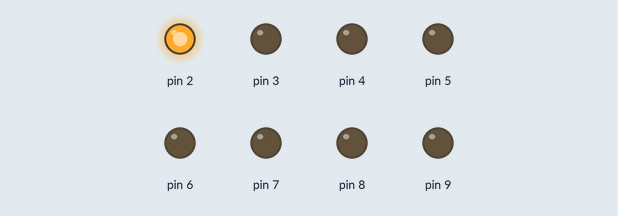
Simulated run of this sketch. Board: Arduino Uno, built with avr-gcc and run on an emulated ATmega328P. Shown: output pins drawn as LEDs (lit = HIGH).

Above: at 0.07 s.
At 1.27 s:
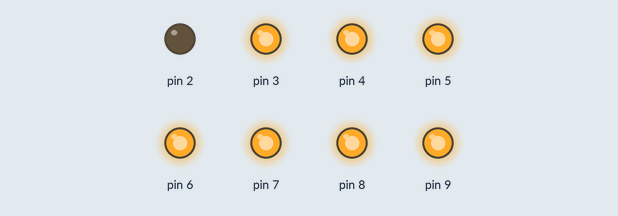
At 2.5 s:
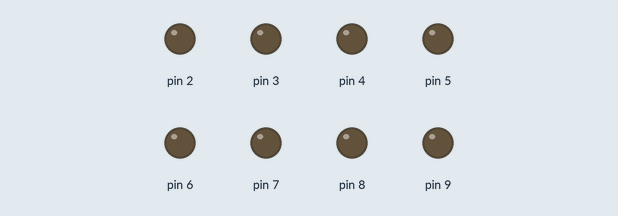
At 3.4 s:
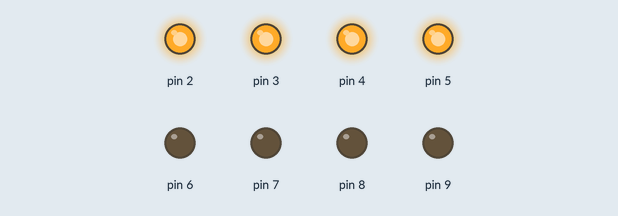
At 4.4 s:
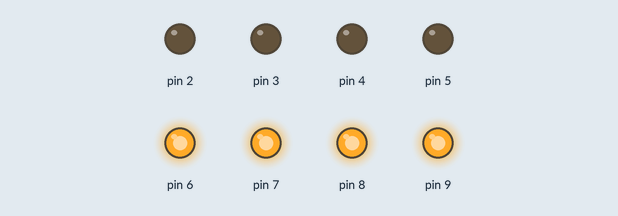
At 5.7 s:
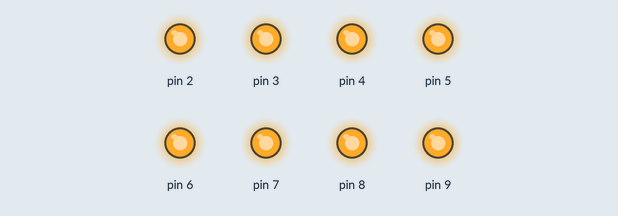
Timing chart, 0 to 6.4 s (numbered marks = the images above):
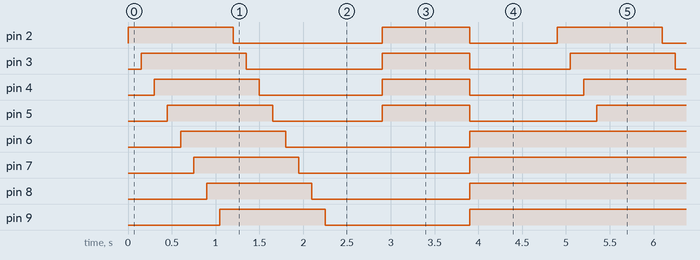

Measured:
- by itself, pin 2: repeats every 4.9 s: LOW 1.7 s, HIGH 1.0 s, LOW 1.0 s, HIGH 1.2 s
- by itself, pin 3: repeats every 4.9 s: LOW 1.6 s, HIGH 1.0 s, LOW 1.2 s, HIGH 1.2 s
- by itself, pin 4: repeats every 4.9 s: LOW 1.4 s, HIGH 1.0 s, LOW 1.3 s, HIGH 1.2 s
- by itself, pin 5: repeats every 4.9 s: LOW 1.3 s, HIGH 1.0 s, LOW 1.5 s, HIGH 1.2 s
- by itself, pin 6: repeats every 4.9 s: LOW 2.1 s, HIGH 2.8 s
- by itself, pin 7: repeats every 4.9 s: LOW 2.0 s, HIGH 3.0 s
- by itself, pin 8: repeats every 4.9 s: LOW 1.8 s, HIGH 3.1 s
- by itself, pin 9: repeats every 4.9 s: LOW 1.7 s, HIGH 3.3 s

The sketch:

LED_Pattern_Registers.ino
```cpp
void setup() {
  DDRD |= 0b11111100;
  DDRB |= 0b00000011;
}

void loop() {
  for (int i = 2; i <= 9; i++) {
    setLED(i, 1);
    delay(150);
  }

  for (int i = 2; i <= 9; i++) {
    setLED(i, 0);
    delay(150);
  }

  delay(500);

  for (int i = 2; i <= 5; i++) setLED(i, 1);
  for (int i = 6; i <= 9; i++) setLED(i, 0);
  delay(1000);

  for (int i = 2; i <= 5; i++) setLED(i, 0);
  for (int i = 6; i <= 9; i++) setLED(i, 1);
  delay(1000);
}

void setLED(int pin, bool state) {
  if (pin >= 2 && pin <= 7) {
    if (state)
      PORTD |= (1 << pin);
    else
      PORTD &= ~(1 << pin);
  }
  else if (pin == 8 || pin == 9) {
    int bit = pin - 8;
    if (state)
      PORTB |= (1 << bit);
    else
      PORTB &= ~(1 << bit);
  }
}
```
